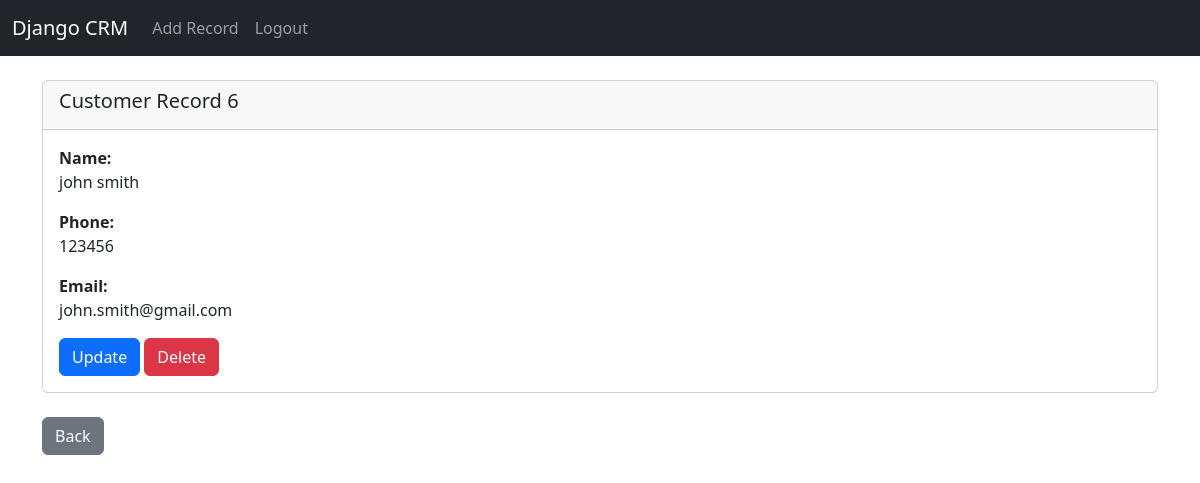
The app's page /record/6 (signed in) with its own data.
### website/models.py (models this page shows, shortened)
class Record(models.Model):
    create_at = models.DateTimeField(auto_now_add=True)
    first_name = models.CharField(max_length=50)
    last_name = models.CharField(max_length=50)
    phone_number = models.CharField(max_length=20)
    email = models.CharField(max_length=50)

### website/views.py (the view)
# urls.py: path("record/<int:pk>", views.customer_record, name="record"),
def customer_record(request, pk):
    if request.user.is_authenticated:
        customer_record = Record.objects.get(id=pk)
        return render(request, "record.html", {"customer_record": customer_record})
    else:
        messages.success(request, "You must be logged in")
        return redirect("home")

### website/templates/record.html
{% extends 'base.html' %}
{% block content %}
<div class="card">
    <div class="card-header">
        <h5 class="card-title">Customer Record {{customer_record.id}}</h5>
    </div>
    <div class="card-body">
        <strong>Name:</strong><p class="card-text">{{customer_record.first_name}} {{customer_record.last_name}}</p>
        <strong>Phone:</strong><p class="card-text">{{customer_record.phone_number}}</p>
        <strong>Email:</strong><p class="card-text">{{customer_record.email}}</p>
        <a href="{% url 'update' customer_record.id %}" class="btn btn-primary">Update</a>
        <a href="{% url 'delete' customer_record.id %}" class="btn btn-danger">Delete</a>
    </div>
</div>
<br/>
<a href="{% url 'home' %}" class="btn btn-secondary">Back</a>
{% endblock %}

### records on screen
Record: id "6", first_name "john", last_name "smith", phone_number "123456", email "john.smith@gmail.com"
